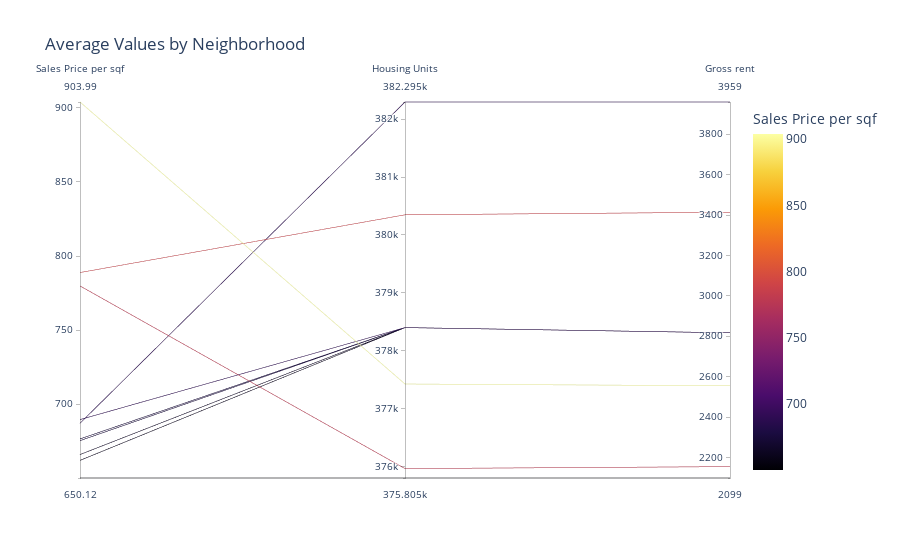

Here is the notebook cell this chart was saved with:
### Code cell
def parallel_coordinates():
    """Parallel Coordinates Plot."""
    
    # YOUR CODE HERE!
df_parralel_coordinates = sfo_data.groupby(by="neighborhood").mean()
df_parralel_coordinates = df_parralel_coordinates.sort_values(by="sale_price_sqr_foot", ascending=False).head(10)
df_parralel_coordinates = df_parralel_coordinates.reset_index()
df_parralel_coordinates
   
parallel_coordinates_plot = px.parallel_coordinates(
    df_parralel_coordinates,
    color="sale_price_sqr_foot",
    color_continuous_scale=px.colors.sequential.Inferno,
    title='Average Values by Neighborhood',
    labels={'neighborhood': "Neighborhood", 
            'sale_price_sqr_foot':'Sales Price per sqf',
           'housing_units':'Housing Units',
           'gross_rent':'Gross rent'},)
    
return parallel_coordinates_plot

### Figure 1 — Plotly figure (JSON) as saved in the notebook; plotly's stock layout.template omitted (floating-point values rounded to 4 significant figures)
{"data": [{"dimensions": [{"label": "Sales Price per sqf", "values": [904.0, 788.8, 779.8, 689.6, 687.1, 676.5, 675.4, 666.0, 662.0, 650.1]}, {"label": "Housing Units", "values": [377400.0, 380348, 376000.0, 378401, 382295, 378401, 378401, 378401, 378401, 375805]}, {"label": "Gross rent", "values": [2555.0, 3414, 2155.0, 2817.0, 3959, 2817.0, 2817.0, 2817.0, 2817.0, 2099]}], "domain": {"x": [0, 1], "y": [0, 1]}, "line": {"color": [904.0, 788.8, 779.8, 689.6, 687.1, 676.5, 675.4, 666.0, 662.0, 650.1], "coloraxis": "coloraxis"}, "name": "", "type": "parcoords"}], "layout": {"coloraxis": {"colorbar": {"title": {"text": "Sales Price per sqf"}}, "colorscale": [[0, "#000004"], [0.1111, "#1b0c41"], [0.2222, "#4a0c6b"], [0.3333, "#781c6d"], [0.4444, "#a52c60"], [0.5556, "#cf4446"], [0.6667, "#ed6925"], [0.7778, "#fb9b06"], [0.8889, "#f7d13d"], [1, "#fcffa4"]]}, "legend": {"tracegroupgap": 0}, "title": {"text": "Average Values by Neighborhood"}}}
